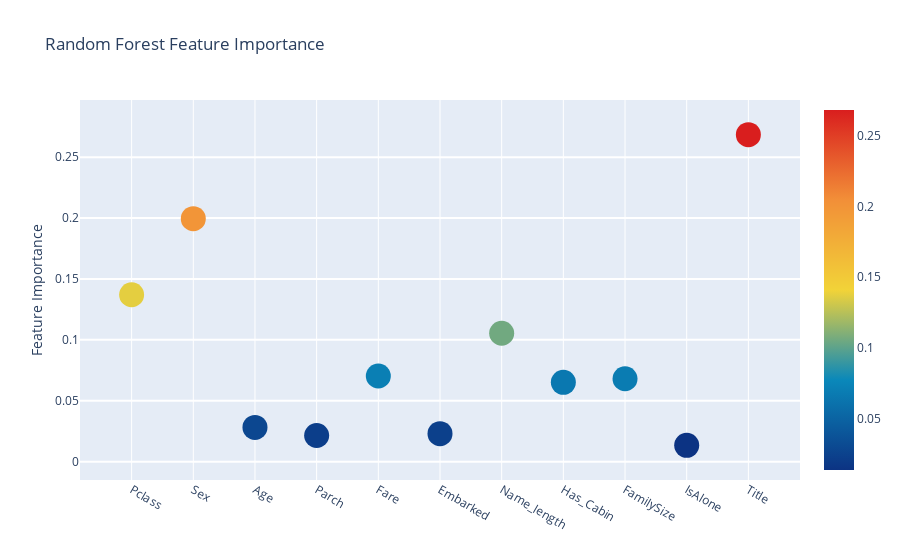
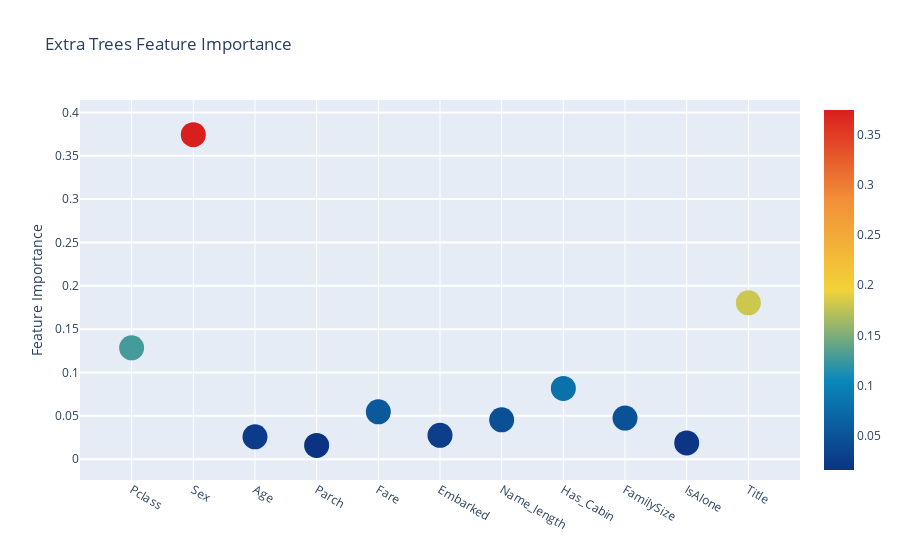
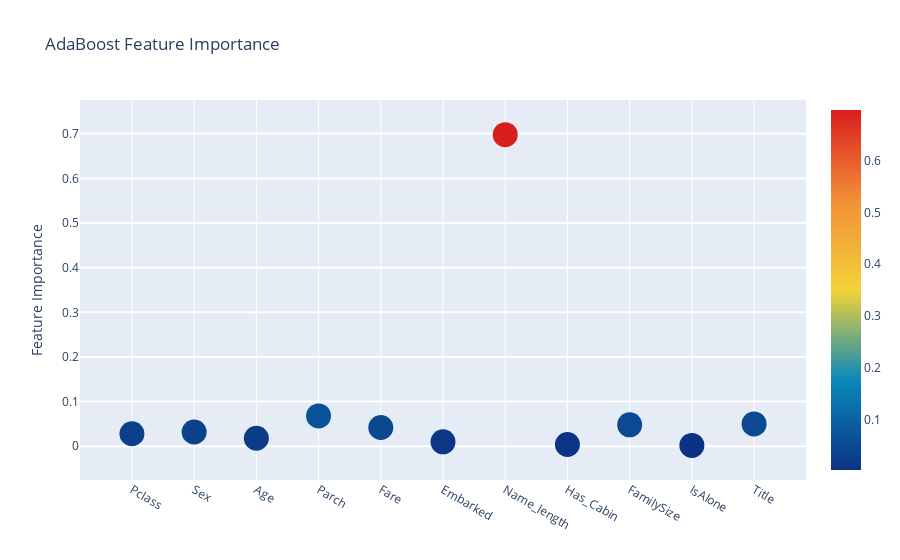
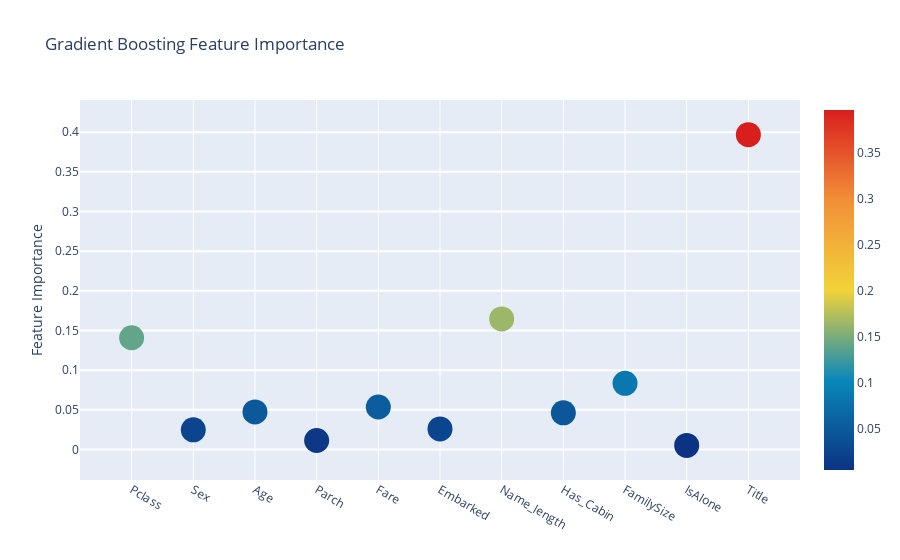

The cell these charts' notebook holds for them, in order:
### Code cell
# Scatter plot 
trace = go.Scatter(
    y = feature_dataframe['Random Forest feature importances'].values,
    x = feature_dataframe['features'].values,
    mode='markers',
    marker=dict(
        sizemode = 'diameter',
        sizeref = 1,
        size = 25,
#       size= feature_dataframe['AdaBoost feature importances'].values,
        #color = np.random.randn(500), #set color equal to a variable
        color = feature_dataframe['Random Forest feature importances'].values,
        colorscale='Portland',
        showscale=True
    ),
    text = feature_dataframe['features'].values
)
data = [trace]

layout= go.Layout(
    autosize= True,
    title= 'Random Forest Feature Importance',
    hovermode= 'closest',
#     xaxis= dict(
#         title= 'Pop',
#         ticklen= 5,
#         zeroline= False,
#         gridwidth= 2,
#     ),
    yaxis=dict(
        title= 'Feature Importance',
        ticklen= 5,
        gridwidth= 2
    ),
    showlegend= False
)
fig = go.Figure(data=data, layout=layout)
py.iplot(fig,filename='scatter2010')

# Scatter plot 
trace = go.Scatter(
    y = feature_dataframe['Extra Trees  feature importances'].values,
    x = feature_dataframe['features'].values,
    mode='markers',
    marker=dict(
        sizemode = 'diameter',
        sizeref = 1,
        size = 25,
#       size= feature_dataframe['AdaBoost feature importances'].values,
        #color = np.random.randn(500), #set color equal to a variable
        color = feature_dataframe['Extra Trees  feature importances'].values,
        colorscale='Portland',
        showscale=True
    ),
    text = feature_dataframe['features'].values
)
data = [trace]

layout= go.Layout(
    autosize= True,
    title= 'Extra Trees Feature Importance',
    hovermode= 'closest',
#     xaxis= dict(
#         title= 'Pop',
#         ticklen= 5,
#         zeroline= False,
#         gridwidth= 2,
#     ),
    yaxis=dict(
        title= 'Feature Importance',
        ticklen= 5,
        gridwidth= 2
    ),
    showlegend= False
)
fig = go.Figure(data=data, layout=layout)
py.iplot(fig,filename='scatter2010')

# Scatter plot 
trace = go.Scatter(
    y = feature_dataframe['AdaBoost feature importances'].values,
    x = feature_dataframe['features'].values,
    mode='markers',
    marker=dict(
        sizemode = 'diameter',
        sizeref = 1,
        size = 25,
#       size= feature_dataframe['AdaBoost feature importances'].values,
        #color = np.random.randn(500), #set color equal to a variable
        color = feature_dataframe['AdaBoost feature importances'].values,
        colorscale='Portland',
        showscale=True
    ),
    text = feature_dataframe['features'].values
)
data = [trace]

layout= go.Layout(
    autosize= True,
    title= 'AdaBoost Feature Importance',
    hovermode= 'closest',
#     xaxis= dict(
#         title= 'Pop',
#         ticklen= 5,
#         zeroline= False,
#         gridwidth= 2,
#     ),
    yaxis=dict(
        title= 'Feature Importance',
        ticklen= 5,
        gridwidth= 2
    ),
    showlegend= False
)
fig = go.Figure(data=data, layout=layout)
py.iplot(fig,filename='scatter2010')

# Scatter plot 
trace = go.Scatter(
    y = feature_dataframe['Gradient Boost feature importances'].values,
    x = feature_dataframe['features'].values,
    mode='markers',
    marker=dict(
        sizemode = 'diameter',
        sizeref = 1,
        size = 25,
#       size= feature_dataframe['AdaBoost feature importances'].values,
        #color = np.random.randn(500), #set color equal to a variable
        color = feature_dataframe['Gradient Boost feature importances'].values,
        colorscale='Portland',
        showscale=True
    ),
    text = feature_dataframe['features'].values
)
data = [trace]

layout= go.Layout(
    autosize= True,
    title= 'Gradient Boosting Feature Importance',
    hovermode= 'closest',
#     xaxis= dict(
#         title= 'Pop',
#         ticklen= 5,
#         zeroline= False,
#         gridwidth= 2,
#     ),
    yaxis=dict(
        title= 'Feature Importance',
        ticklen= 5,
        gridwidth= 2
    ),
    showlegend= False
)
fig = go.Figure(data=data, layout=layout)
py.iplot(fig,filename='scatter2010')

### Figure 1 — Plotly figure (JSON) as saved in the notebook; plotly's stock layout.template omitted (floating-point values rounded to 4 significant figures)
{"data": [{"marker": {"color": [0.137, 0.1995, 0.02812, 0.02151, 0.07031, 0.023, 0.1054, 0.06514, 0.06809, 0.01338, 0.2685], "colorscale": [[0, "rgb(12,51,131)"], [0.25, "rgb(10,136,186)"], [0.5, "rgb(242,211,56)"], [0.75, "rgb(242,143,56)"], [1, "rgb(217,30,30)"]], "showscale": true, "size": 25, "sizemode": "diameter", "sizeref": 1}, "mode": "markers", "text": ["Pclass", "Sex", "Age", "Parch", "Fare", "Embarked", "Name_length", "Has_Cabin", "FamilySize", "IsAlone", "Title"], "type": "scatter", "x": ["Pclass", "Sex", "Age", "Parch", "Fare", "Embarked", "Name_length", "Has_Cabin", "FamilySize", "IsAlone", "Title"], "y": [0.137, 0.1995, 0.02812, 0.02151, 0.07031, 0.023, 0.1054, 0.06514, 0.06809, 0.01338, 0.2685]}], "layout": {"autosize": true, "hovermode": "closest", "showlegend": false, "title": {"text": "Random Forest Feature Importance"}, "yaxis": {"gridwidth": 2, "ticklen": 5, "title": {"text": "Feature Importance"}}}}

### Figure 2 — Plotly figure (JSON) as saved in the notebook; plotly's stock layout.template omitted (floating-point values rounded to 4 significant figures)
{"data": [{"marker": {"color": [0.1284, 0.3743, 0.02577, 0.01591, 0.05462, 0.02748, 0.04536, 0.08163, 0.04743, 0.01873, 0.1803], "colorscale": [[0, "rgb(12,51,131)"], [0.25, "rgb(10,136,186)"], [0.5, "rgb(242,211,56)"], [0.75, "rgb(242,143,56)"], [1, "rgb(217,30,30)"]], "showscale": true, "size": 25, "sizemode": "diameter", "sizeref": 1}, "mode": "markers", "text": ["Pclass", "Sex", "Age", "Parch", "Fare", "Embarked", "Name_length", "Has_Cabin", "FamilySize", "IsAlone", "Title"], "type": "scatter", "x": ["Pclass", "Sex", "Age", "Parch", "Fare", "Embarked", "Name_length", "Has_Cabin", "FamilySize", "IsAlone", "Title"], "y": [0.1284, 0.3743, 0.02577, 0.01591, 0.05462, 0.02748, 0.04536, 0.08163, 0.04743, 0.01873, 0.1803]}], "layout": {"autosize": true, "hovermode": "closest", "showlegend": false, "title": {"text": "Extra Trees Feature Importance"}, "yaxis": {"gridwidth": 2, "ticklen": 5, "title": {"text": "Feature Importance"}}}}

### Figure 3 — Plotly figure (JSON) as saved in the notebook; plotly's stock layout.template omitted (floating-point values rounded to 4 significant figures)
{"data": [{"marker": {"color": [0.028, 0.032, 0.018, 0.068, 0.042, 0.01, 0.698, 0.004, 0.048, 0.002, 0.05], "colorscale": [[0, "rgb(12,51,131)"], [0.25, "rgb(10,136,186)"], [0.5, "rgb(242,211,56)"], [0.75, "rgb(242,143,56)"], [1, "rgb(217,30,30)"]], "showscale": true, "size": 25, "sizemode": "diameter", "sizeref": 1}, "mode": "markers", "text": ["Pclass", "Sex", "Age", "Parch", "Fare", "Embarked", "Name_length", "Has_Cabin", "FamilySize", "IsAlone", "Title"], "type": "scatter", "x": ["Pclass", "Sex", "Age", "Parch", "Fare", "Embarked", "Name_length", "Has_Cabin", "FamilySize", "IsAlone", "Title"], "y": [0.028, 0.032, 0.018, 0.068, 0.042, 0.01, 0.698, 0.004, 0.048, 0.002, 0.05]}], "layout": {"autosize": true, "hovermode": "closest", "showlegend": false, "title": {"text": "AdaBoost Feature Importance"}, "yaxis": {"gridwidth": 2, "ticklen": 5, "title": {"text": "Feature Importance"}}}}

### Figure 4 — Plotly figure (JSON) as saved in the notebook; plotly's stock layout.template omitted (floating-point values rounded to 4 significant figures)
{"data": [{"marker": {"color": [0.1408, 0.02474, 0.04728, 0.01133, 0.05352, 0.02591, 0.1646, 0.04623, 0.08343, 0.005142, 0.397], "colorscale": [[0, "rgb(12,51,131)"], [0.25, "rgb(10,136,186)"], [0.5, "rgb(242,211,56)"], [0.75, "rgb(242,143,56)"], [1, "rgb(217,30,30)"]], "showscale": true, "size": 25, "sizemode": "diameter", "sizeref": 1}, "mode": "markers", "text": ["Pclass", "Sex", "Age", "Parch", "Fare", "Embarked", "Name_length", "Has_Cabin", "FamilySize", "IsAlone", "Title"], "type": "scatter", "x": ["Pclass", "Sex", "Age", "Parch", "Fare", "Embarked", "Name_length", "Has_Cabin", "FamilySize", "IsAlone", "Title"], "y": [0.1408, 0.02474, 0.04728, 0.01133, 0.05352, 0.02591, 0.1646, 0.04623, 0.08343, 0.005142, 0.397]}], "layout": {"autosize": true, "hovermode": "closest", "showlegend": false, "title": {"text": "Gradient Boosting Feature Importance"}, "yaxis": {"gridwidth": 2, "ticklen": 5, "title": {"text": "Feature Importance"}}}}
